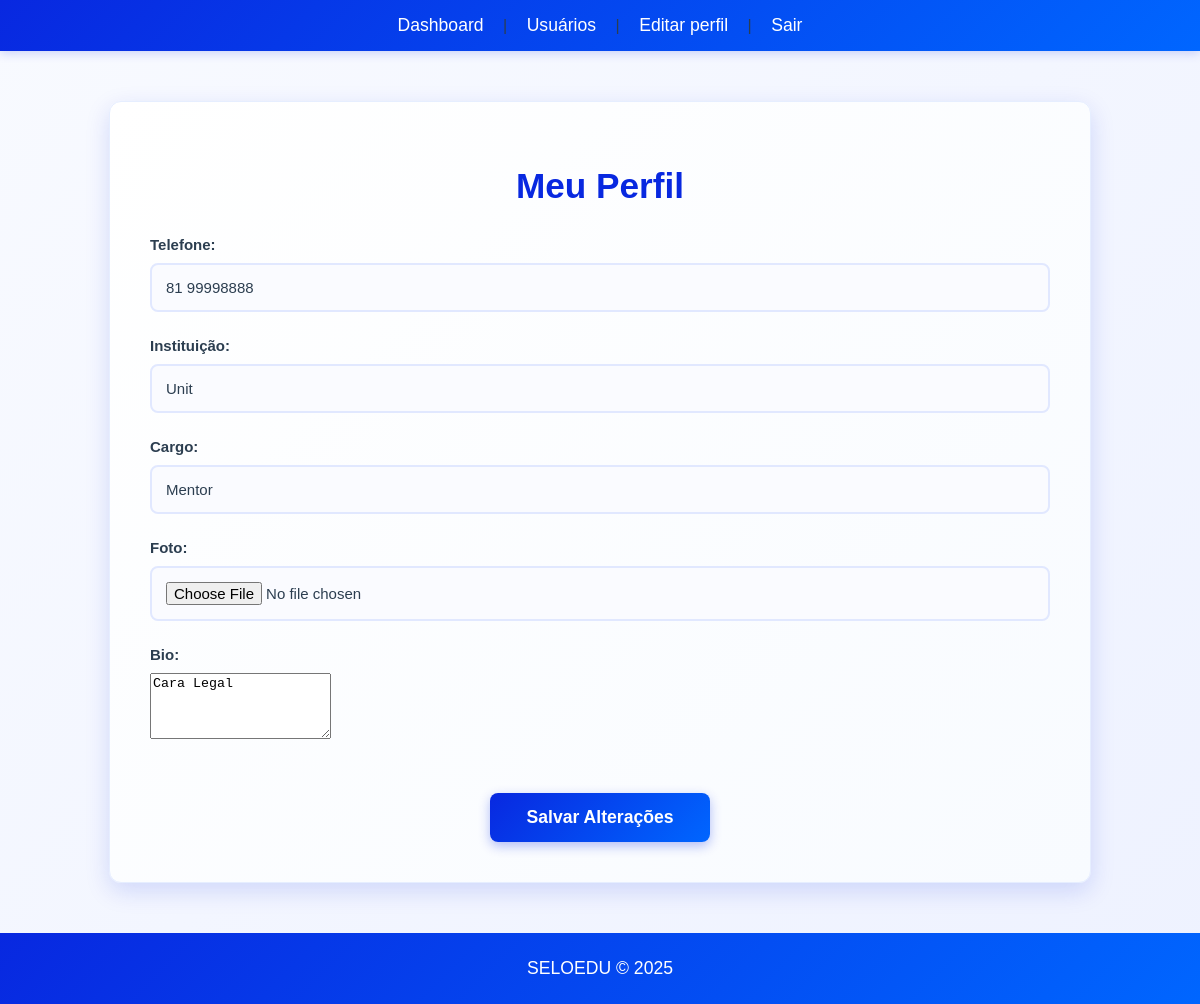
The app's page /users/profile (signed in) with its own data.
### models/profile.py (models this page shows)
class Profile(db.Model):
    __tablename__ = 'profiles'
    id = db.Column(db.Integer, primary_key=True)
    user_id = db.Column(db.Integer, db.ForeignKey('users.id'), nullable=False)
    telefone = db.Column(db.String(20))
    instituicao = db.Column(db.String(100))
    cargo = db.Column(db.String(100))
    foto = db.Column(db.String(255))
    bio = db.Column(db.Text)
    user = db.relationship('User', back_populates='profile')

### views/profile.py (the view, shortened to what this page needs)
@login_required
def profile():
    profile = Profile.query.filter_by(user_id=current_user.id).first()
    return render_template('users/profile.html', profile=profile)

### models/users.py (called while the page is built)
@login_manager.user_loader
def load_user(user_id):
	try:
		return User.query.get(int(user_id))
	except Exception:
		return None

### templates/users/profile.html (shortened to what this page needs)
{% extends 'base.html' %}
{% block content %}
<div class="users-container">
    <h1 class="users-header">Meu Perfil</h1>
    <form method="post" enctype="multipart/form-data">
        <div class="input-group">
            <label for="telefone">Telefone:</label>
            <input type="text" id="telefone" name="telefone" value="{{ profile.telefone if profile else '' }}">
        </div>
        <div class="input-group">
            <label for="instituicao">Instituição:</label>
            <input type="text" id="instituicao" name="instituicao" value="{{ profile.instituicao if profile else '' }}">
        </div>
        <div class="input-group">
            <label for="cargo">Cargo:</label>
            <input type="text" id="cargo" name="cargo" value="{{ profile.cargo if profile else '' }}">
        </div>
        <div class="input-group">
            <label for="foto">Foto:</label>
            <input type="file" id="foto" name="foto">
        </div>
        <div class="input-group">
            <label for="bio">Bio:</label>
            <textarea id="bio" name="bio" rows="4">{{ profile.bio if profile else '' }}</textarea>
        </div>
        <div class="form-actions">
            <button type="submit" class="button-home">Salvar Alterações</button>
        </div>
    </form>
</div>
{% endblock %}

### Static/custom.css (style rules this page uses)
body { font-family: 'Arial', sans-serif; background: linear-gradient(135deg, #f8faff 0%, #eef2ff 100%); margin: 0; padding: 0; color: #2c3e50; display: flex; flex-direction: column; min-height: 100vh; }
.button-home, .button-login { padding: 14px 28px; background: linear-gradient(135deg, #0828e0 0%, #0066ff 100%); border: none; color: white; font-size: 1.1em; border-radius: 8px; cursor: pointer; transition: all 0.3s ease; width: 220px; margin-top: 25px; font-weight: 600; box-shadow: 0 4px 12px rgba(8, 40, 224, 0.3); }
.input-group { margin-bottom: 25px; text-align: left; width: 100%; }
.input-group label { display: block; margin-bottom: 10px; font-size: 15px; color: #2c3e50; font-weight: 600; }
.input-group input { width: 100%; padding: 14px; font-size: 15px; border: 2px solid #e1e8ff; border-radius: 8px; background-color: #fafbff; color: #2c3e50; box-sizing: border-box; transition: all 0.3s ease; }
.users-container { background: linear-gradient(135deg, #ffffff 0%, #f8fbff 100%); padding: 40px; border-radius: 12px; box-shadow: 0 8px 25px rgba(8, 40, 224, 0.15); width: 100%; max-width: 900px; margin: 30px auto; border: 1px solid #e6eeff; }
.users-container h1 { text-align: center; color: #0828e0; margin-bottom: 30px; font-size: 2.2em; font-weight: 700; }
.button-home, .btn-small, .no-underline { text-decoration: none; }
.users-header { text-align: center; color: #0828e0; margin-bottom: 16px; font-weight: 700; }
.form-actions { display: flex; gap: 10px; justify-content: center; margin-top: 16px; }

### records on screen
Profile: telefone "81 99998888", instituicao "Unit", cargo "Mentor", bio "Cara Legal"
